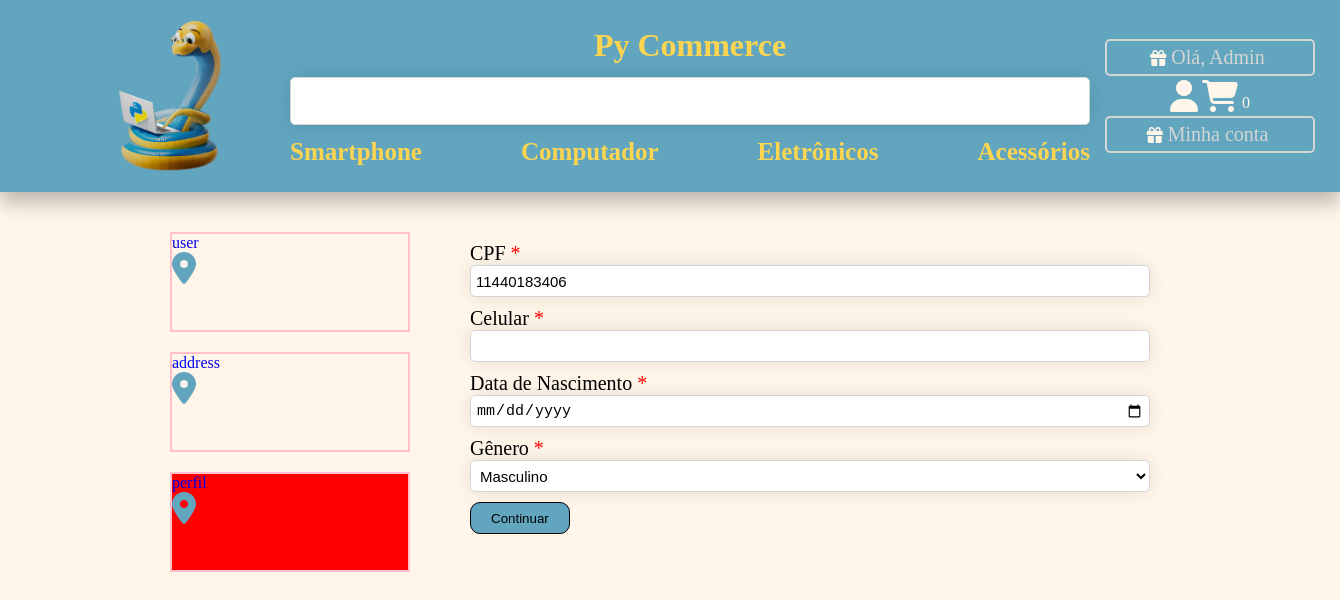
Screenshot of /my-perfil/perfil (signed in) with the database file from the repository.
### accounts/models.py (models this page shows, shortened)
class User(AbstractBaseUser, PermissionsMixin):
    username_validator = UnicodeUsernameValidator()
    username = models.CharField(
        'Usuário',
        max_length=150,
        unique=True,
        validators=[username_validator],
        error_messages={
            'unique': ("Esse usuário já existe, favor selecionar outro."),
        },
    )
    first_name = models.CharField('Nome', max_length=254)
    last_name = models.CharField('Sobrenome', max_length=254)
    email = models.EmailField(
        'E-mail',
        unique=True,
        error_messages={
            'unique': ("Esse e-mail já existe, favor selecionar outro."),
        }
    )
    is_staff = models.BooleanField('É membro', default=False)
    is_active = models.BooleanField('É ativo', default=True)
    password_change = models.BooleanField(default=False)
    verification_email = models.BooleanField('E-mail verificado', default=False)
    created_at = models.DateTimeField('Criado em', auto_now_add=True)
    modified_at = models.DateTimeField('Modificado em', auto_now=True)
    deleted = models.BooleanField('Deletado', default=False)
    twofa = models.BooleanField('Autenticação em duas etapas', default=False)
    EMAIL_FIELD = 'email'
    USERNAME_FIELD = 'username'
    REQUIRED_FIELDS = ['first_name', 'last_name', 'email',]
    objects = UserManager()
    class Meta:
        verbose_name = ('Usuário')
        verbose_name_plural = ('Usuários')
        ordering = ['first_name', 'last_name', ]

### perfil/models.py (models this page shows, shortened)
class Perfil(models.Model):
    GENDERCHOICE = [
        ('F', 'Feminino'),
        ('M', 'Masculino'),
        ('N', 'Não responder'),
    ]
    user = models.OneToOneField(User, on_delete=models.CASCADE, verbose_name=('Usuário'))
    cell = models.CharField('Celular', max_length=11, null=True, blank=True)
    cpf = models.CharField('CPF', max_length=11, null=True)
    birth = models.DateField('Data de Nascimento', null=True, blank=True)
    genre = models.CharField('Gênero', max_length=1, choices=GENDERCHOICE, default='N')
    notify_email = models.BooleanField('Notificação por Email', default=True)
    class Meta:
        verbose_name = ('Perfil')
        verbose_name_plural = ('Perfis')
    def get_all_relations(self):
        return ['user', 'address', 'perfil']

### perfil/views.py (the view, shortened to what this page needs)
# urls.py: path('', views.my_perfil, name='my_perfil'),
@login_required()
def my_perfil(request, fk=None):
    form = None
    if fk == 'user':
        form = UserCreateForm(instance=request.user)
    if fk == 'address':
        form = AddressForm(instance=request.user.perfil.address_set.get(selected=True))
    if fk == 'perfil':
        form = PerfilForm(instance=request.user.perfil)
    return render(request, 'perfil/my_perfil.html', {'form':form, 'relation':fk})

### perfil/forms.py (shortened to what this page needs)
class PerfilForm(forms.ModelForm):
    class Meta:
        model = Perfil
        fields = ['cpf', 'cell', 'birth', 'genre']
        widgets = {
            'birth': forms.DateInput(format = '%Y-%m-%d', attrs={'type':'date'})
        }
    def __init__(self, *args, **kwargs):
        super().__init__(*args, **kwargs)
        for field in self.fields:
            self.fields[field].widget.attrs.update({"class":"login-form-attr"})

### cart/cart.py (called while the page is built)
    def get_quantity_products(self):
        return len(self.cart)

### cart/context_processors.py (called while the page is built)
def cart(request):
    cart = Cart(request)
    return {'cart': cart}

### core/context_processors.py (called while the page is built)
def user_authenticated(request):
    if request.user.is_authenticated:
        context = {'user_authenticated': request.user.first_name}
    else:
        context = {'user_authenticated': 'bem-vindo'}
    return context

### templates/perfil/my_perfil.html (shortened to what this page needs)
{% extends 'base.html' %}
{% load static %}
{% block content %}
<div class="perfil-container">
    <div class="perfil-content">
    <div class="perfil-item-nav">
        {% for fk in request.user.perfil.get_all_relations %}
        <a href="{% url 'perfil:my_perfil_foreignkey' fk %}">
            <div {% if fk == relation %} style="background-color: red;" {% endif %} class="perfil-item-fk">
                <div>
                    {{fk}}
                </div>
                <i class="fa-sharp fa-solid fa-location-dot fa-2x"></i>
            </div>
        </a>
        {% endfor %}
    </div>
    <div class="form-register-items-formregister">
        <form method="post" action="{% url 'perfil:my_perfil_foreignkey' relation %}">
            {% for field in form %}
            <div class="form-login-items-labelinput">
                <div class="form-login-items-labelinput-label">
                    {{field.label}} {% if field.label != '' %} <span>*</span> {% endif %}
                </div>
                <div>
                    {{field}}
                </div>
            </div>
            {% endfor %}
            {% if form %}<button type="submit" value="Submit"> Continuar </button> {% endif %}
        </form>
    </div>
</div>
</div>
{% endblock %}

### templates/base.html (shortened to what this page needs)
{% load static %}
<!DOCTYPE html>
<html lang="pt-br">
<head>
    <link rel="stylesheet" href="{% static 'css/stylee.css' %}">
</head>
<body>
    <header>
        <div class="header-container">
            <div class="header-content">
                <div class="header-item-logo">
                    <a href="{% url 'core:index' %}"><img class="header-item-logo-img"
                            src="{% static 'img/python.png' %}" alt=""></a>
                </div>
                <div class="header-item-form">
                    <a href="{% url 'core:index' %}">
                        <h1>Py Commerce</h1>
                    </a>
                    <form>
                        <input type="text" id="search" name="search">
                    </form>
                    <ul class="header-item-form-categorias">
                        <a href="{% url 'products:product_list_by_category' 'smartphone' %}"><li>Smartphone</li></a>
                        <a href="{% url 'products:product_list_by_category' 'computador' %}"><li>Computador</li></a>
                        <a href="{% url 'products:product_list_by_category' 'eletronicos' %}"><li>Eletrônicos</li></a>
                        <a href="{% url 'products:product_list_by_category' 'acessorios' %}"><li>Acessórios</li></a>
                    </ul>
                </div>
                <div class="header-item-right">
                    <div class="header-item-right-meuspedidos">
                        <i class="fa-solid fa-gift"></i>
                        {% if request.user.is_authenticated %}
                            <a href="#meuspedidos"><span>Olá, {{user_authenticated|capfirst}} </span></a>
                        {% else %}
                            <a href="{% url 'accounts:login_user' %}"><span>{{user_authenticated|capfirst}}</span></a>
                        {% endif %}
                    </div>
                    <div>
                        <a href="#profile"><i class="fa-2x fa-sharp fa-solid fa-user"></i></a>
                        <a href="{% url 'cart:cart_detail' %}"><i class="fa-2x fa-sharp fa-solid fa-cart-shopping"></i></a>
                        <span class="fa-layers-counter">{{cart.get_quantity_products}}</span>
                    </div>
                    <div class="header-item-right-minhaconta">
                        <i class="fa-solid fa-gift"></i>
                        <a href="{% url 'perfil:my_perfil' %}"> <span>Minha conta</span></a>
                    </div>
                </div>
            </div>
        </div>
    </header>
    {% block content %}{% endblock %}
</body>
</html>

### static/css/stylee.css (style rules this page uses)
* { margin: 0px; padding: 0px; box-sizing: border-box; }
:root { --main-color: #61a5bf; --second-color: #fdd550; --third-color: #d5d5d5; --background-color: rgb(255, 245, 233); --green-color: #00ff2a; }
body, html { background-color:rgb(255, 245, 233); display: flex; flex-direction: column; justify-content: space-between; }
select { background-color: white; }
h1 { text-align: center; color: var(--second-color); }
a { text-decoration: none; }
i { color: var(--background-color); font-weight: 900; font-family: "Font Awesome 6 Free"; }
li { list-style-type: none; }
header { background-color: var(--main-color); }
.header-container { height: 12rem; box-shadow: 0px 11px 18px rgb(0 0 0 / 25%); padding: 20px 50px; }
.header-content { display: flex; justify-content: space-between; align-items:center; height: 100%; }
.header-item-logo { height: 100%; }
.header-item-logo-img { height: 100%; margin: 0 auto; }
.header-item-logo a { height: 100%; display: flex; align-items: center; min-width: 15rem; color: var(--background-color); }
.header-item-form { display: flex; flex-direction: column; justify-content: space-around; height: 100%; }
.header-item-form input { width: 50rem; height: 3rem; border: 1px solid var(--third-color); box-shadow: 0 0 19px rgb(0 0 0 / 10%); border-radius: 5px; font-size: 15px; padding: 5px; outline: none; }
.header-item-right { height: 100%; width: 200px; min-width: 15rem; display: flex; flex-direction: column; justify-content: space-evenly; align-items: center; color: var(--background-color); padding: 15px; margin-right: 40px; }
.header-item-right-minhaconta { width: 100%; border: 2px solid var(--third-color); padding: 5px; border-radius: 5px; display: flex; align-items: center; justify-content: center; }
.header-item-right-minhaconta span { color: var(--third-color); font-size: 20px; padding: 5px; align-content: center; }
.header-item-right-meuspedidos { width: 100%; border: 2px solid var(--third-color); padding: 5px; border-radius: 5px; display: flex; align-items: center; justify-content: center; }
.header-item-right-meuspedidos span { color: var(--third-color); font-size: 20px; padding: 5px; }
.header-item-form-categorias { display: flex; justify-content: space-between; color: var(--second-color); font-size: 25px; font-weight: bold; }
.header-item-form-categorias a { color: var(--second-color); }
.form-login-items-labelinput { margin: 10px 0; }
.form-login-items-labelinput-label { font-size: 20px; font-style: bold; font-weight: 500; }
.form-login-items-labelinput-label span { color: red; }
.login-form-attr { width: 100%; height: 2rem; border: 1px solid var(--third-color); box-shadow: 0 0 19px rgb(0 0 0 / 10%); border-radius: 5px; font-size: 15px; padding: 5px; outline: none; }
.form-register-items-formregister { display: flex; width: 720px; height: 100%; align-items: center; padding: 20px; }
.form-register-items-formregister form { width: 100% }
.form-register-items-formregister button { cursor: pointer; height: 2rem; background-color: var(--main-color); border: 1px solid black; cursor: pointer; border-radius: 10px; padding: 0px 20px; }
.perfil-container { margin: 20px 150px; }
.perfil-content { display: flex; justify-content: space-around; }
.perfil-item-nav { width: 15rem; height: 100px; }
.perfil-item-fk { border: 2px solid pink; height: 100px; margin: 20px 0; background-color: var(--background-color); }
.perfil-item-fk i { color: var(--main-color); }

### rows the page displays
User: first_name "Admin"
Perfil: form "11440183406" "Masculino"

### other values shown
{{ cart.get_quantity_products }} "0"
{{ fk }} "user" "address" "perfil"
{{ field.label }} "CPF" "Celular" "Data de Nascimento" "Gênero"
